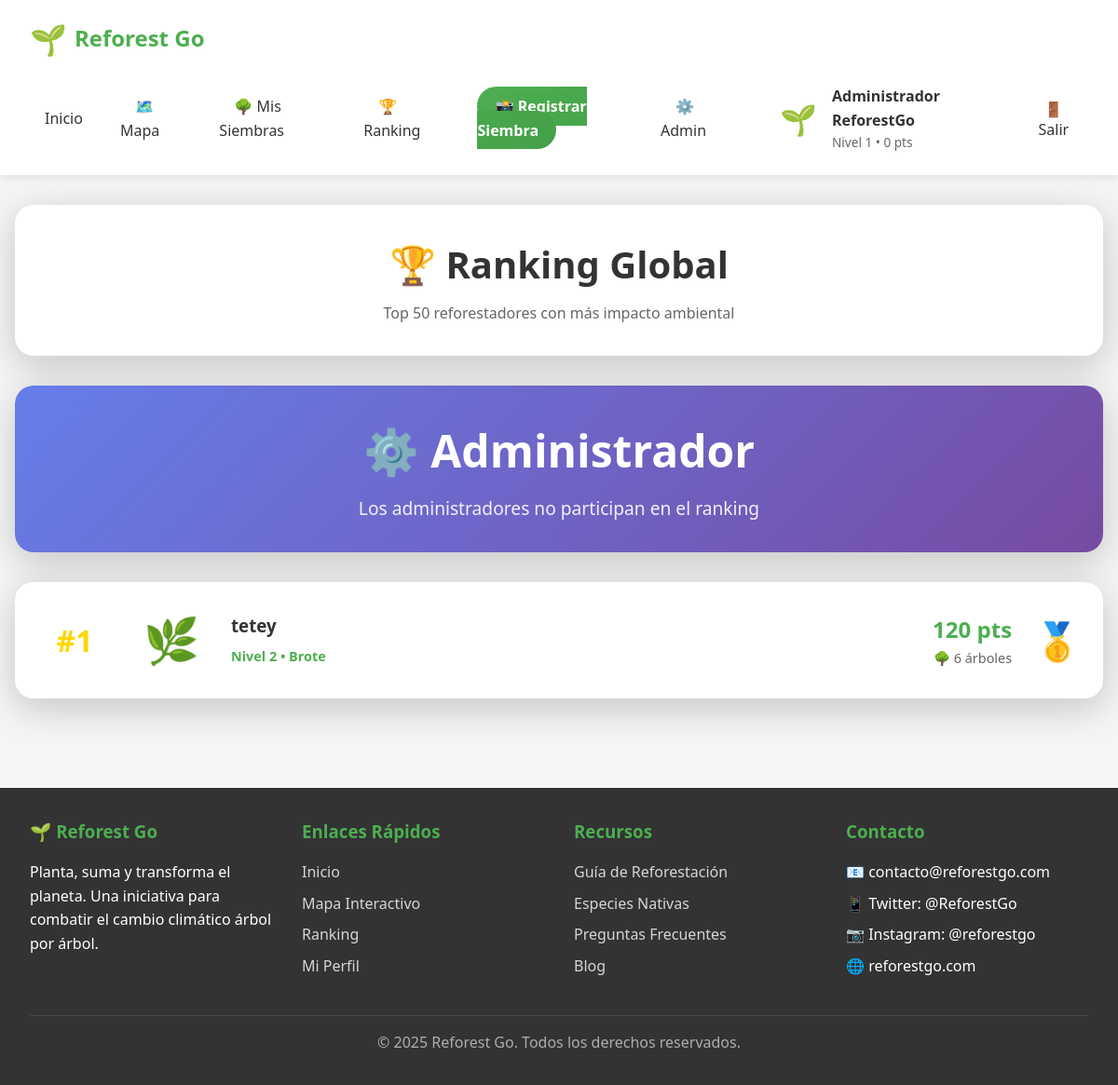
The app's page /ranking/ (signed in) with its own data.
### core/models.py (models this page shows, shortened)
class Perfil(models.Model):
    ROLES = [
        ('usuario', 'Usuario'),
        ('verificador', 'Verificador'),
        ('admin', 'Administrador'),
    ]
    user = models.OneToOneField(User, on_delete=models.CASCADE, related_name='perfil')
    puntos = models.IntegerField(default=0)
    nivel = models.IntegerField(default=1)
    avatar_actual = models.ForeignKey(Avatar, on_delete=models.SET_NULL, null=True, blank=True)
    fecha_creacion = models.DateTimeField(auto_now_add=True)
    bio = models.TextField(max_length=500, blank=True)
    foto_perfil = models.ImageField(upload_to='perfiles/', null=True, blank=True)
    rol = models.CharField(max_length=20, choices=ROLES, default='usuario')
    verificaciones_realizadas = models.IntegerField(default=0)
    verificaciones_aprobadas = models.IntegerField(default=0)
    puntos_verificacion = models.IntegerField(default=0)
    class Meta:
        verbose_name = 'Perfil'
        verbose_name_plural = 'Perfiles'

class Avatar(models.Model):
    nombre = models.CharField(max_length=50)
    emoji = models.CharField(max_length=10, default="🌱")
    imagen = models.ImageField(upload_to='avatares/', null=True, blank=True)
    nivel_requerido = models.IntegerField(default=1)
    descripcion = models.TextField(blank=True)
    class Meta:
        ordering = ['nivel_requerido']
        verbose_name = 'Avatar'
        verbose_name_plural = 'Avatares'

### core/views.py (the view, shortened to what this page needs)
# urls.py: path('ranking/', views.ranking, name='ranking'),
def ranking(request):
    perfiles = Perfil.objects.select_related('user', 'avatar_actual')\
        .filter(user__is_staff=False, user__is_superuser=False)\
        .order_by('-puntos')[:50]
    for index, perfil in enumerate(perfiles, start=1):
        perfil.posicion = index
        perfil.siembras_validadas = perfil.user.siembras.filter(estado='validada').count()
    usuario_posicion = None
    context = {
        'perfiles': perfiles,
        'usuario_posicion': usuario_posicion,
    }
    return render(request, 'ranking.html', context)

### templates/ranking.html (shortened to what this page needs)
{% extends 'base.html' %}
{% block content %}
<div class="ranking-header">
    <h1>🏆 Ranking Global</h1>
    <p>Top 50 reforestadores con más impacto ambiental</p>
</div>
{% if user.is_authenticated and usuario_posicion and not user.is_staff %}
<div class="user-position-card">
    <h2>#{{ usuario_posicion }}</h2>
    <p>Tu posición actual en el ranking</p>
</div>
{% elif user.is_authenticated and user.is_staff %}
<div class="user-position-card" style="background: linear-gradient(135deg, #667eea 0%, #764ba2 100%);">
    <h2>⚙️ Administrador</h2>
    <p>Los administradores no participan en el ranking</p>
</div>
{% endif %}
{% if perfiles %}
<div class="ranking-list">
    {% for perfil in perfiles %}
    <div class="ranking-item">
        <div class="position {% if perfil.posicion == 1 %}first{% elif perfil.posicion == 2 %}second{% elif perfil.posicion == 3 %}third{% endif %}">
            #{{ perfil.posicion }}
        </div>
        <div class="avatar">
            {{ perfil.avatar_actual.emoji|default:"🌱" }}
        </div>
        <div class="user-details">
            <h3>{{ perfil.user.get_full_name|default:perfil.user.username }}</h3>
            <span class="level">Nivel {{ perfil.nivel }} • {{ perfil.avatar_actual.nombre|default:"Semilla" }}</span>
        </div>
        <div class="stats">
            <div class="points">{{ perfil.puntos }} pts</div>
            <div class="trees">🌳 {{ perfil.siembras_validadas }} árboles</div>
        </div>
        {% if perfil.posicion == 1 %}
        <div class="medal">🥇</div>
        {% elif perfil.posicion == 2 %}
        <div class="medal">🥈</div>
        {% elif perfil.posicion == 3 %}
        <div class="medal">🥉</div>
        {% endif %}
    </div>
    {% endfor %}
</div>
{% endif %}
{% endblock %}

### templates/base.html (shortened to what this page needs)
<!DOCTYPE html>
<html lang="es">
<head>
</head>
<body>
    <nav class="navbar">
        <div class="navbar-container">
            <a href="{% url 'reforest:index' %}" class="navbar-brand">
                <span class="logo">🌱</span>
                <span>Reforest Go</span>
            </a>
            <ul class="navbar-menu" id="navbarMenu">
                <li><a href="{% url 'reforest:index' %}">Inicio</a></li>
                <li><a href="{% url 'reforest:mapa' %}">🗺️ Mapa</a></li>
                {% if user.is_authenticated %}
                <li><a href="{% url 'reforest:mis_siembras' %}">🌳 Mis Siembras</a></li>
                <li><a href="{% url 'reforest:ranking' %}">🏆 Ranking</a></li>
                <li><a href="{% url 'reforest:registrar_siembra' %}" class="btn-primary">📸 Registrar Siembra</a></li>
                {% if user.is_staff %}
                <li><a href="/admin/">⚙️ Admin</a></li>
                {% endif %}
                <li class="navbar-user">
                    <a href="{% url 'reforest:perfil' %}"
                        style="display: flex; align-items: center; gap: 1rem; text-decoration: none; color: inherit;">
                        <span class="user-avatar">{{ user.perfil.avatar_actual.emoji }}</span>
                        <div class="user-info">
                            <span class="user-name">{{ user.get_full_name|default:user.username }}</span>
                            <span class="user-level">Nivel {{ user.perfil.nivel }} • {{ user.perfil.puntos }} pts</span>
                        </div>
                    </a>
                </li>
                <li>
                    <form method="post" action="{% url 'reforest:logout' %}" class="logout-form">
                        <button type="submit" class="logout-btn">🚪 Salir</button>
                    </form>
                </li>
                {% else %}
                <li><a href="{% url 'reforest:login' %}">Iniciar Sesión</a></li>
                <li><a href="{% url 'reforest:registro' %}" class="btn-primary">Registrarse</a></li>
                {% endif %}
            </ul>
        </div>
    </nav>
    <div class="main-content">
        {% block content %}{% endblock %}
    </div>
    <footer class="footer">
        <div class="footer-container">
            <div class="footer-section">
                <h3>🌱 Reforest Go</h3>
                <p>Planta, suma y transforma el planeta. Una iniciativa para combatir el cambio climático árbol por
                    árbol.</p>
            </div>
            <div class="footer-section">
                <h3>Enlaces Rápidos</h3>
                <ul>
                    <li><a href="{% url 'reforest:index' %}">Inicio</a></li>
                    <li><a href="{% url 'reforest:mapa' %}">Mapa Interactivo</a></li>
                    <li><a href="{% url 'reforest:ranking' %}">Ranking</a></li>
                    {% if user.is_authenticated %}
                    <li><a href="{% url 'reforest:perfil' %}">Mi Perfil</a></li>
                    {% else %}
                    <li><a href="{% url 'reforest:registro' %}">Registrarse</a></li>
                    {% endif %}
                </ul>
            </div>
            <div class="footer-section">
                <h3>Recursos</h3>
                <ul>
                    <li><a href="#">Guía de Reforestación</a></li>
                    <li><a href="#">Especies Nativas</a></li>
                    <li><a href="#">Preguntas Frecuentes</a></li>
                    <li><a href="#">Blog</a></li>
                </ul>
            </div>
            <div class="footer-section">
                <h3>Contacto</h3>
                <ul>
                    <li>📧 contacto@reforestgo.com</li>
                    <li>📱 Twitter: @ReforestGo</li>
                    <li>📷 Instagram: @reforestgo</li>
                    <li>🌐 reforestgo.com</li>
                </ul>
            </div>
        </div>
        <div class="footer-bottom">
            <p>&copy; 2025 Reforest Go. Todos los derechos reservados.</p>
        </div>
    </footer>
</body>
</html>

### templates/base.html (style rules this page uses)
* { margin: 0; padding: 0; box-sizing: border-box; }
:root { --primary-color: #4CAF50; --primary-dark: #45a049; --secondary-color: #667eea; --secondary-dark: #764ba2; --text-dark: #333; --text-light: #666; --background: #f5f5f5; --white: #ffffff; --success: #28a745; --warning: #ffc107; --danger: #dc3545; --info: #17a2b8; --shadow: 0 2px 10px rgba(0, 0, 0, 0.1); --shadow-lg: 0 10px 40px rgba(0, 0, 0, 0.2); }
body { font-family: 'Segoe UI', Tahoma, Geneva, Verdana, sans-serif; background: var(--background); color: var(--text-dark); line-height: 1.6; min-height: 100vh; display: flex; flex-direction: column; }
.navbar { background: var(--white); padding: 1rem 2rem; box-shadow: var(--shadow); position: sticky; top: 0; z-index: 1000; }
.navbar-container { max-width: 1400px; margin: 0 auto; display: flex; justify-content: space-between; align-items: center; flex-wrap: wrap; gap: 1rem; }
.navbar-brand { display: flex; align-items: center; text-decoration: none; color: var(--primary-color); font-size: 1.5rem; font-weight: 700; }
.navbar-brand .logo { font-size: 2rem; margin-right: 0.5rem; }
.navbar-menu { display: flex; align-items: center; gap: 1.5rem; list-style: none; }
.navbar-menu a { text-decoration: none; color: var(--text-dark); font-weight: 500; transition: color 0.3s; padding: 0.5rem 1rem; border-radius: 8px; }
.navbar-menu .btn-primary { background: linear-gradient(135deg, var(--primary-color) 0%, var(--primary-dark) 100%); color: var(--white); padding: 0.6rem 1.2rem; border-radius: 25px; font-weight: 600; }
.navbar-user { display: flex; align-items: center; gap: 1rem; }
.user-avatar { font-size: 2rem; }
.user-info { display: flex; flex-direction: column; }
.user-name { font-weight: 600; color: var(--text-dark); }
.user-level { font-size: 0.85rem; color: var(--text-light); }
.logout-btn { background: none; border: none; color: var(--text-dark); font-weight: 500; padding: 0.5rem 1rem; border-radius: 8px; cursor: pointer; font-size: 1rem; font-family: inherit; transition: all 0.3s; }
.logout-form { display: inline; margin: 0; }
.main-content { flex: 1; width: 100%; max-width: 1400px; margin: 2rem auto; padding: 0 1rem; }
.footer { background: var(--text-dark); color: var(--white); padding: 2rem; margin-top: 4rem; }
.footer-container { max-width: 1400px; margin: 0 auto; display: grid; grid-template-columns: repeat(auto-fit, minmax(250px, 1fr)); gap: 2rem; }
.footer-section h3 { color: var(--primary-color); margin-bottom: 1rem; }
.footer-section ul { list-style: none; }
.footer-section ul li { margin-bottom: 0.5rem; }
.footer-section a { color: rgba(255, 255, 255, 0.8); text-decoration: none; transition: color 0.3s; }
.footer-bottom { text-align: center; margin-top: 2rem; padding-top: 1rem; border-top: 1px solid rgba(255, 255, 255, 0.1); color: rgba(255, 255, 255, 0.6); }

### templates/ranking.html (style rules this page uses)
.ranking-header { background: white; border-radius: 20px; padding: 2rem; box-shadow: 0 10px 40px rgba(0,0,0,0.2); margin-bottom: 2rem; text-align: center; }
.ranking-header h1 { font-size: 2.5rem; margin-bottom: 0.5rem; color: #333; }
.ranking-header p { color: #666; }
.user-position-card { background: linear-gradient(135deg, #667eea 0%, #764ba2 100%); color: white; border-radius: 20px; padding: 2rem; margin-bottom: 2rem; text-align: center; box-shadow: 0 10px 40px rgba(0,0,0,0.2); }
.user-position-card h2 { font-size: 3rem; margin-bottom: 0.5rem; }
.user-position-card p { opacity: 0.9; font-size: 1.2rem; }
.ranking-list { background: white; border-radius: 20px; overflow: hidden; box-shadow: 0 10px 40px rgba(0,0,0,0.2); }
.ranking-item { display: grid; grid-template-columns: 80px 80px 1fr auto auto; gap: 1.5rem; align-items: center; padding: 1.5rem; border-bottom: 1px solid #f0f0f0; transition: background 0.3s; }
.ranking-item:last-child { border-bottom: none; }
.position { font-size: 2rem; font-weight: bold; text-align: center; }
.position.first { color: #FFD700; }
.avatar { font-size: 3rem; text-align: center; }
.user-details h3 { margin-bottom: 0.3rem; color: #333; }
.user-details .level { color: #4CAF50; font-weight: 600; font-size: 0.9rem; }
.stats { display: flex; flex-direction: column; align-items: flex-end; }
.points { font-size: 1.5rem; font-weight: bold; color: #4CAF50; }
.trees { color: #666; font-size: 0.9rem; }
.medal { font-size: 2.5rem; }

### records on screen
Perfil: posicion "1", avatar_actual.emoji "🌿", user.get_full_name "tetey", nivel "2", avatar_actual.nombre "Brote", puntos "120", siembras_validadas "6"

### other values on screen
{{ user.perfil.avatar_actual.emoji }} "🌱"
{{ user.get_full_name|default:user.username }} "Administrador ReforestGo"
{{ user.perfil.nivel }} "1"
{{ user.perfil.puntos }} "0"
